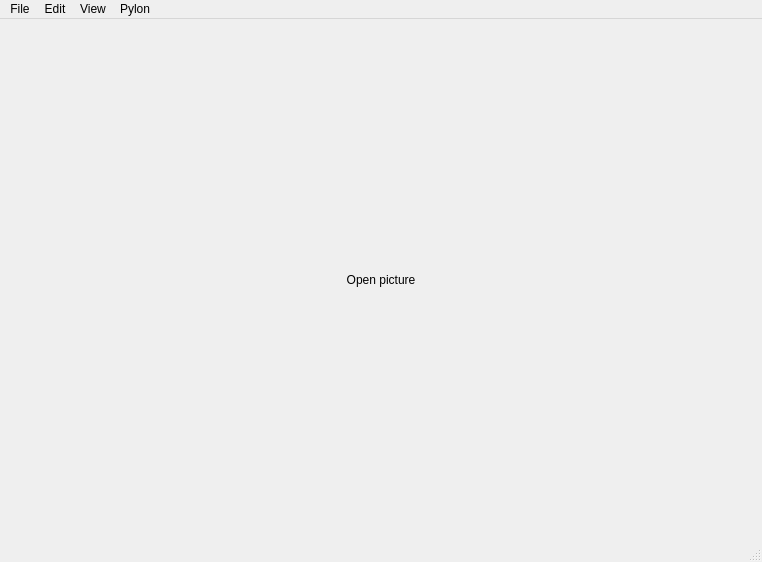
<?xml version="1.0" encoding="UTF-8"?>
<ui version="4.0">
 <class>MainWindow</class>
 <widget class="QMainWindow" name="MainWindow">
  <property name="geometry">
   <rect>
    <x>0</x>
    <y>0</y>
    <width>762</width>
    <height>562</height>
   </rect>
  </property>
  <property name="minimumSize">
   <size>
    <width>200</width>
    <height>150</height>
   </size>
  </property>
  <property name="windowTitle">
   <string>Picc</string>
  </property>
  <property name="windowIcon">
   <iconset resource="src.qrc">
    <normaloff>:/icon/image_128px.ico</normaloff>:/icon/image_128px.ico</iconset>
  </property>
  <widget class="QWidget" name="centralWidget">
   <layout class="QGridLayout" name="gridLayout">
    <property name="leftMargin">
     <number>0</number>
    </property>
    <property name="topMargin">
     <number>0</number>
    </property>
    <property name="rightMargin">
     <number>0</number>
    </property>
    <property name="bottomMargin">
     <number>0</number>
    </property>
    <item row="0" column="0">
     <widget class="QLabel" name="label_pic0">
      <property name="sizePolicy">
       <sizepolicy hsizetype="Ignored" vsizetype="Ignored">
        <horstretch>0</horstretch>
        <verstretch>0</verstretch>
       </sizepolicy>
      </property>
      <property name="styleSheet">
       <string notr="true">font: 75 14pt &quot;Comic Sans MS&quot;;</string>
      </property>
      <property name="text">
       <string>Open picture</string>
      </property>
      <property name="alignment">
       <set>Qt::AlignCenter</set>
      </property>
     </widget>
    </item>
   </layout>
  </widget>
  <widget class="QMenuBar" name="menuBar">
   <property name="geometry">
    <rect>
     <x>0</x>
     <y>0</y>
     <width>762</width>
     <height>23</height>
    </rect>
   </property>
   <widget class="QMenu" name="menuFile">
    <property name="title">
     <string>File</string>
    </property>
    <addaction name="actionOpen"/>
    <addaction name="actionClose"/>
    <addaction name="actionExit"/>
    <addaction name="actionOpen_Video"/>
   </widget>
   <widget class="QMenu" name="menuEdit">
    <property name="title">
     <string>Edit</string>
    </property>
    <addaction name="actionGrey"/>
   </widget>
   <widget class="QMenu" name="menuView">
    <property name="title">
     <string>View</string>
    </property>
    <addaction name="actionOpenCamera"/>
    <addaction name="actionCloseCamera"/>
    <addaction name="actioncameraTest"/>
    <addaction name="actioncamerainfo"/>
   </widget>
   <widget class="QMenu" name="menuPylon">
    <property name="title">
     <string>Pylon</string>
    </property>
    <addaction name="actionOpen_pylon"/>
    <addaction name="actionClose_pylon"/>
   </widget>
   <addaction name="menuFile"/>
   <addaction name="menuEdit"/>
   <addaction name="menuView"/>
   <addaction name="menuPylon"/>
  </widget>
  <widget class="QStatusBar" name="statusBar"/>
  <action name="actionOpen">
   <property name="text">
    <string>Open</string>
   </property>
  </action>
  <action name="actionExit">
   <property name="text">
    <string>Exit</string>
   </property>
  </action>
  <action name="actionClose">
   <property name="text">
    <string>Close</string>
   </property>
  </action>
  <action name="actionGrey">
   <property name="text">
    <string>Grey</string>
   </property>
  </action>
  <action name="actionOpenCamera">
   <property name="checkable">
    <bool>true</bool>
   </property>
   <property name="text">
    <string>OpenCamera</string>
   </property>
  </action>
  <action name="actionCloseCamera">
   <property name="text">
    <string>CloseCamera</string>
   </property>
  </action>
  <action name="actionOpen_Video">
   <property name="text">
    <string>Open Video</string>
   </property>
  </action>
  <action name="actioncameraTest">
   <property name="text">
    <string>cameraTest</string>
   </property>
  </action>
  <action name="actioncamerainfo">
   <property name="text">
    <string>camerainfo</string>
   </property>
  </action>
  <action name="actionOpen_pylon">
   <property name="text">
    <string>Open</string>
   </property>
  </action>
  <action name="actionClose_pylon">
   <property name="text">
    <string>Close</string>
   </property>
  </action>
 </widget>
 <layoutdefault spacing="6" margin="11"/>
 <resources>
  <include location="src.qrc"/>
 </resources>
 <connections/>
</ui>
